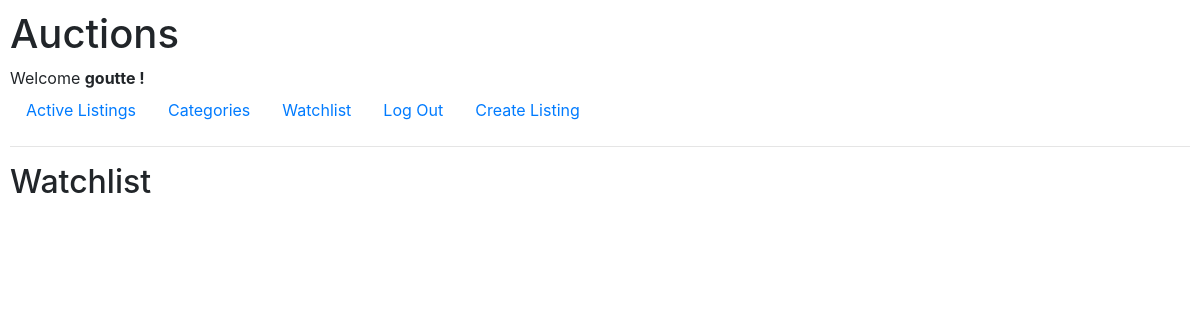
/watchlist (signed in), run on an earlier commit of the app's database.
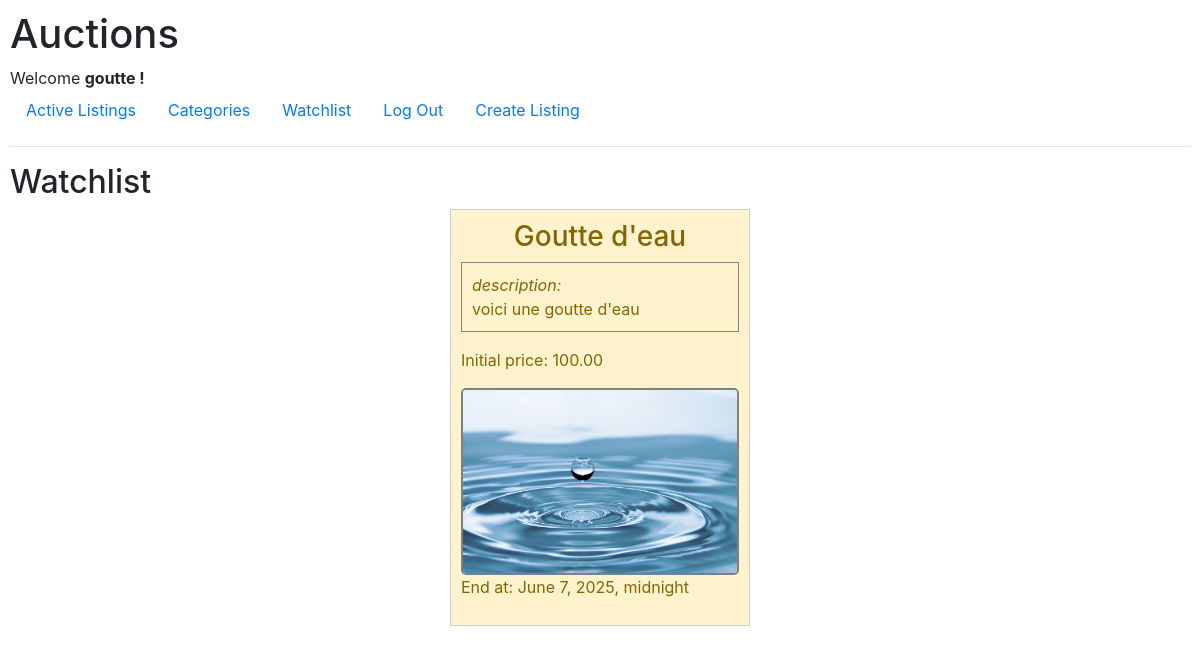
And on a later commit of the database.
### auctions/models.py (models this page shows, shortened)
class Listing(models.Model):
    id = models.AutoField(primary_key=True)
    owner_id = models.ForeignKey(User, on_delete=models.CASCADE, related_name="listings")
    name = models.CharField(max_length=64)
    description = models.TextField()
    initial_price = models.DecimalField(default=0,max_digits=10, decimal_places=2)
    picture_url = models.ImageField(upload_to='images/', null=True, blank=True)
    created_at = models.DateTimeField(auto_now_add=True)
    end_at = models.DateTimeField()
    bids_count = models.IntegerField(default=0)
    category = models.CharField(default="others", max_length=64)
    last_bid_id = models.ForeignKey("Bid", on_delete=models.SET_NULL, null=True, blank=True)
    is_active = models.BooleanField(default=True)
    winner_id = models.ForeignKey(User, on_delete=models.SET_NULL, null=True, blank=True)

### auctions/views.py (the view)
# urls.py: path("watchlist", views.watchlist, name="watchlist"),
def watchlist(request):
    watchlist = request.user.watchlist.all()
    return render(request, "auctions/watchlist.html", {
        "watchlist": watchlist
    })

### auctions/templates/auctions/watchlist.html
{% extends "auctions/layout.html" %}
{% block body %}
<h2>Watchlist</h2>
<div id="listings">
    {% for listing in watchlist %}
    {% include "auctions/listing_component.html" with listing=listing %}
    {% endfor %}
</div>
{% endblock %}

### auctions/templates/auctions/listing_component.html (shortened to what this page needs)
<a href="{% url 'listing' listing.id %}">
  <div class="listing {% if listing in user.watchlist.all %}alert-warning{% endif %}">
    <h3>{{ listing.name | default:"no name" | capfirst }}</h3>
    <p class="listing-description"> <em>description: </em> <br>{{ listing.description}}</p>
    <p>Initial price: {{ listing.initial_price }}</p>
      {% if listing.picture_url %}
        <img src='{{ listing.picture_url.url }}' alt="{{ listing.name }}">
      {% else %}
        {% load static %}
      {% endif %}
    <p>End at: {{ listing.end_at }}</p>
  </div>
</a>

What changed in the data, as far as the page shows it:
added Listing: name "Goutte d'eau", description "voici une goutte d'eau", initial_price "100.00", picture_url (picture), end_at "June 7, 2025, midnight"
